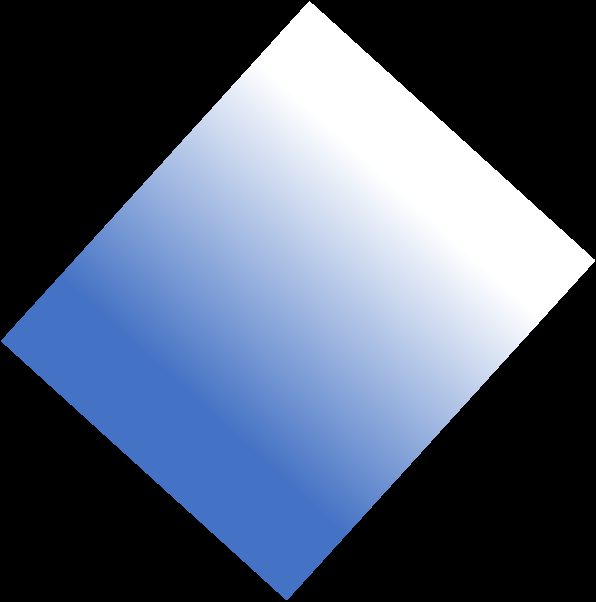
#> input picture midterms/MidtermC/L1-C.png, 596 x 602 px
$ jupyter execute --allow-errors CV-2020-Midterm-Exam-C.ipynb   (shell and % lines are left out)
#> lines starting #> are read from the running program, lines starting #| are printed output that depends on the picture
[cell 1]
import matplotlib.pyplot as plt
import numpy as np
import cv2
import pickle

# to store your answers
answers = {}

### Read this First

#### We have provided a cell for each of the short and long questions. In some cases the cell also defines useful values. Please do not add additional cells.

#### We've given an example of what we'd like to see in the first two cells as an example. Please print your answers from the computational cell to appear after it.  If there are two elements, print both one after the other.

### What to hand in
#### CV-2020-Midterm-Exam-C.ipynb and answers.pkl(it will be automatically generated as you finish everything and run till the end)

### Some functions you might find useful

[cell 2]
def sk(v) :
  """ Computes the skew-symmetric matrix given a vector v
      Args:
        v: Vector containing 3 values [v0, v1, v2]
      Return:
        sk: Skew symmetric matrix form of vector v
            [0,  -v2,  v1]
            [v2,   0, -v0]
            [-v1, v0,   0]
  """
  return np.array([[0,-v[2],v[1]],[v[2],0,-v[0]],[-v[1],v[0],0]])

### Example Question and Answer

**Q1: What is the product of the matrix H and vector x in the cell below?**

[cell 3]
H = np.ones((3,3))
x = np.array([1,1,1])
print(H@x)

## Short Questions (4 pts each, 20 pts total)

**1. Given the homography [1,2,3;4,5,6;7,8,9], what is the projection of the point [1,2]. Please print the resulting 2d coordinate vector from the projective coordinates.**

[cell 4]
H = np.array([[1,2,3],[4,5,6],[7,8,9]])
p = np.array([1,2])

#TODO: compute pp, which should be a numpy array of shape(2,). Please do not change the shape of answer, otherwise it will be autograded as incorrect
pp = np.zeros((2,))
print(pp)

# store the answer. Do not modify this
answers['short1'] = pp # worth 4 points

**2. Given the convolution kernel S = [0,0,1,2,4,8,4,2,1,0,0] and the derivative kernel  D = [1,-1], compute
(1) the single kernel that combines smoothing by S and computing the derivative as a single kernel.
(2) the single kernel that combines smoothing by S and computing the second derivative as a single kernel.**

[cell 5]
S = np.array([ 1, 2, 4, 8, 4, 2, 1])
D = np.array([1,-1])

#TODO: compute S1 and S2, i.e. the kernels in (1) and (2)
S1 = np.zeros((8,))
s2 = np.zeros((9,))
print(S1)
#> (the rest of this cell did not finish here and is left out)

**3.Find the harris corner response given the gradient values in the variable SQ3 using a k value of 0.05. Round to the nearest 100 (use round(X,-2)). the matrix SQ3 is an n x 2 matrix, where each row is an image gradient.
**

[cell 6]
SQ3 = np.array([[1,2],[2,3],[1,3],[-5, 4],[2, 3],[4, -4],[-1,-1]])

#TODO: compute edgeresponse
edgeresponse = 0.0
print(round(edgeresponse,-2))

# store the answer. Do not modify this
answers['short3'] = round(edgeresponse,-2) # worth 4 points

**4. Compute the F matrix from the values given below and then compute the coefficients of the epipolar line in the left image for the point [3, 4] in the right image**

K = [10, 0, 0; 0, 10, 0; 0, 0, 1];  T = [1,1,1];  R = I

[cell 7]
K = np.array([[10,0,0],[0,10,0],[0,0,1]])
T = np.array([1,1,1])
R = np.identity(3)

#TODO: Compute F and compute line parameters
F = np.zeros((3,3))
lineresultasarray = np.zeros((3,))
print(F)
print(lineresultasarray)

# store the answer. Do not modify this
answers['short4'] = {}
answers['short4']['F'] = F # 2 points
answers['short4']['epipolar'] = lineresultasarray # 2 points

**5.Project the point [0,0,0] given the following intrinsic, extrinsic camera parameters:**

Scale parameters = 10;

Optical center = (100, 100)

Rotation by 90 degrees around the z axis

Translation value of [0,0, 500]

[cell 8]
p = np.array([0,0,0,1])
K = np.array([[10, 0, 100],[0, 10, 100],[0,0,1]])

# Compute camera model matrix M and project point to coordinates u and v
M = np.zeros((3,4)) # the matrix M is the full camera projection matrix, not the intrinsic parameter matrix.  It was call P in the slides.
pp = np.zeros((2,))
print(M)
print(pp)

# store the answer. Do not modify this
answers['short5'] = {}
answers['short5']['M'] = M # 2 points
answers['short5']['pp'] = pp # 2 points

### **Long Questions (5 pts each, 15 pts total)**

**1. Given the image L1,  compute the histogram of directions of nonzero gradients (not weighted by gradient magnitude). Use a derivative of Gaussian filter with sigma of 1.0. Your histogram should quantize to 4 quadrants -- 0 to 90, 91-180, 181-270, and 271-360. Print the histogram rounded to the nearest 100.**

[cell 9]
L1 = cv2.cvtColor(cv2.imread('L1-C.png'), cv2.COLOR_BGR2GRAY)
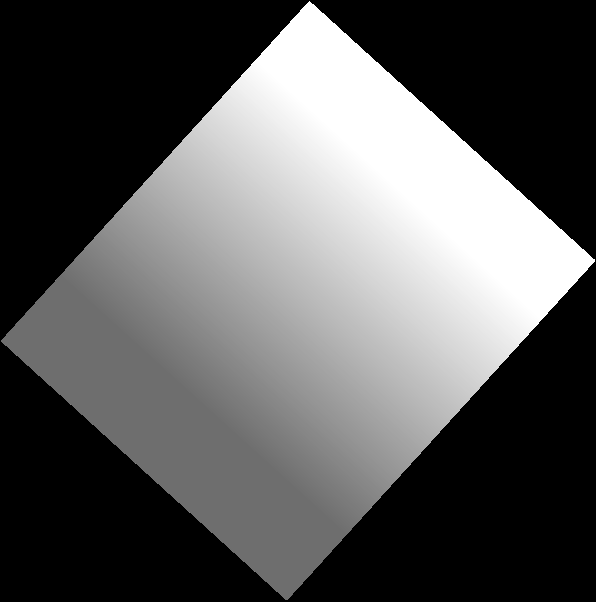
#> L1: shape (602, 596); min 0, max 255, mean 89.7

[cell 10]
from scipy.ndimage import gaussian_filter

#todo: compute dir

histogram = np.zeros(4)
#> (the rest of this cell did not finish here and is left out)

**2. Compute SAD, SSD, and NCC of two image patches L2a and L2b**

[cell 11]
L2a = cv2.cvtColor(cv2.imread('L2a-C.png'), cv2.COLOR_BGR2GRAY)
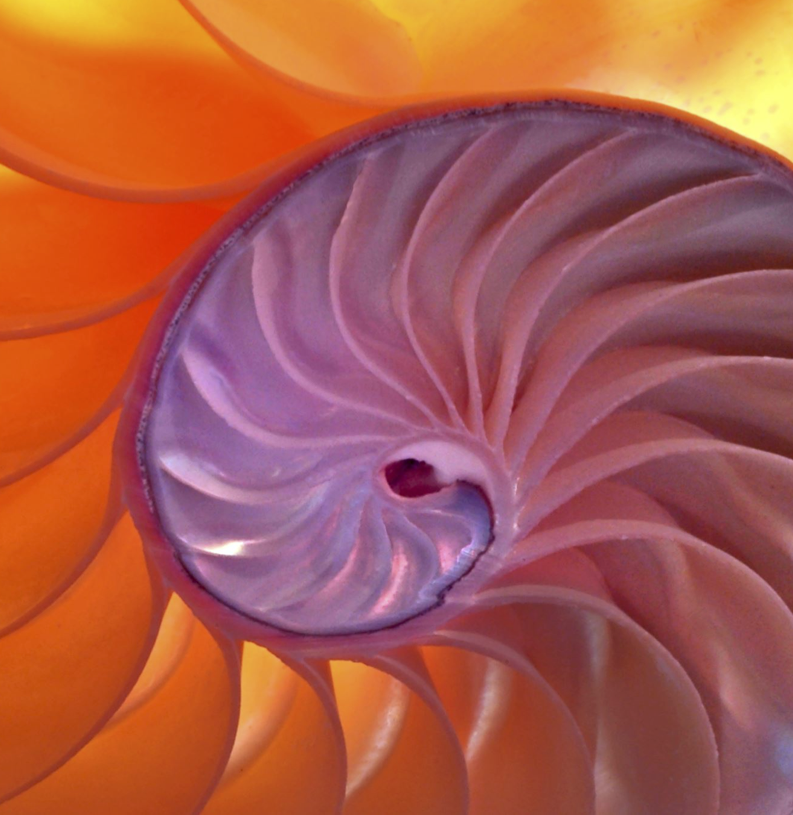
#> input picture midterms/MidtermC/L2a-C.png, 793 x 815 px
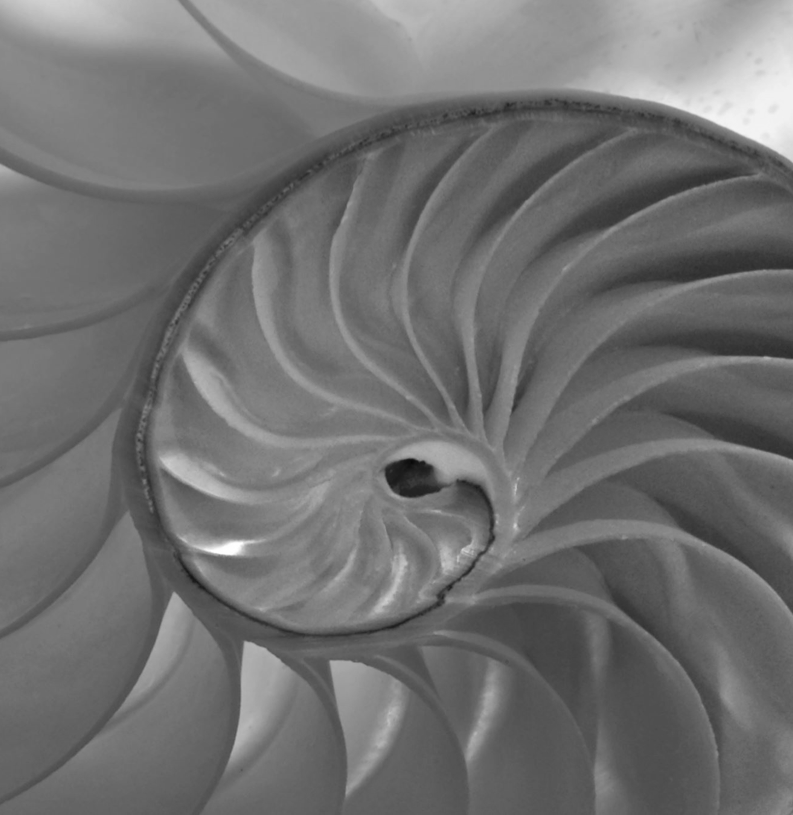
#> L2a: shape (815, 793); min 8, max 255, mean 112.2
L2b = cv2.cvtColor(cv2.imread('L2b-C.png'), cv2.COLOR_BGR2GRAY)
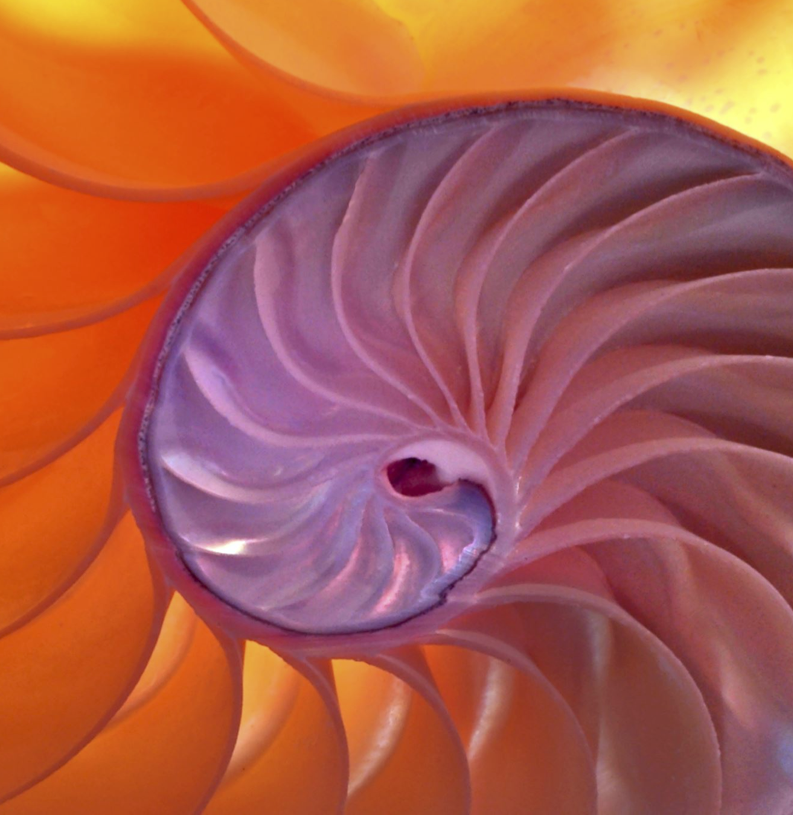
#> input picture midterms/MidtermC/L2b-C.png, 793 x 815 px
#> L2b: shape (815, 793); min 8, max 255, mean 112.1

#TODO: compute SAD, SSD, and NCC

#> (the rest of this cell did not finish here and is left out)
